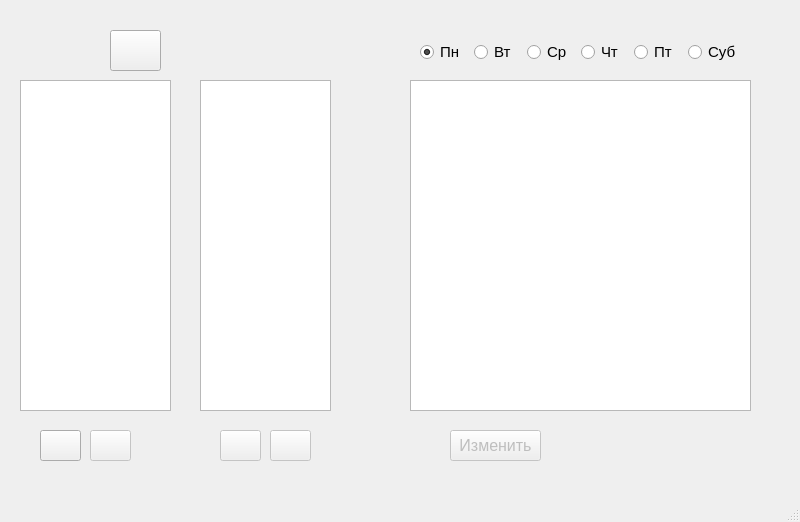
<?xml version="1.0" encoding="UTF-8"?>
<ui version="4.0">
 <class>MainWindow</class>
 <widget class="QMainWindow" name="MainWindow">
  <property name="geometry">
   <rect>
    <x>0</x>
    <y>0</y>
    <width>800</width>
    <height>522</height>
   </rect>
  </property>
  <property name="windowTitle">
   <string>MainWindow</string>
  </property>
  <widget class="QWidget" name="centralwidget">
   <widget class="QListView" name="klasses_view">
    <property name="geometry">
     <rect>
      <x>20</x>
      <y>80</y>
      <width>151</width>
      <height>331</height>
     </rect>
    </property>
    <property name="font">
     <font>
      <pointsize>12</pointsize>
     </font>
    </property>
   </widget>
   <widget class="QListView" name="lessons_view">
    <property name="geometry">
     <rect>
      <x>200</x>
      <y>80</y>
      <width>131</width>
      <height>331</height>
     </rect>
    </property>
    <property name="font">
     <font>
      <pointsize>12</pointsize>
     </font>
    </property>
   </widget>
   <widget class="QPushButton" name="update_btn">
    <property name="geometry">
     <rect>
      <x>110</x>
      <y>30</y>
      <width>51</width>
      <height>41</height>
     </rect>
    </property>
    <property name="text">
     <string/>
    </property>
   </widget>
   <widget class="QPushButton" name="add_klass">
    <property name="geometry">
     <rect>
      <x>40</x>
      <y>430</y>
      <width>41</width>
      <height>31</height>
     </rect>
    </property>
    <property name="text">
     <string/>
    </property>
   </widget>
   <widget class="QPushButton" name="add_lesson">
    <property name="enabled">
     <bool>false</bool>
    </property>
    <property name="geometry">
     <rect>
      <x>220</x>
      <y>430</y>
      <width>41</width>
      <height>31</height>
     </rect>
    </property>
    <property name="text">
     <string/>
    </property>
   </widget>
   <widget class="QTableWidget" name="table">
    <property name="geometry">
     <rect>
      <x>410</x>
      <y>80</y>
      <width>341</width>
      <height>331</height>
     </rect>
    </property>
    <property name="font">
     <font>
      <pointsize>12</pointsize>
     </font>
    </property>
   </widget>
   <widget class="QPushButton" name="delete_klass">
    <property name="enabled">
     <bool>false</bool>
    </property>
    <property name="geometry">
     <rect>
      <x>90</x>
      <y>430</y>
      <width>41</width>
      <height>31</height>
     </rect>
    </property>
    <property name="text">
     <string/>
    </property>
   </widget>
   <widget class="QPushButton" name="delete_lesson">
    <property name="enabled">
     <bool>false</bool>
    </property>
    <property name="geometry">
     <rect>
      <x>270</x>
      <y>430</y>
      <width>41</width>
      <height>31</height>
     </rect>
    </property>
    <property name="text">
     <string/>
    </property>
   </widget>
   <widget class="QLabel" name="data_label">
    <property name="geometry">
     <rect>
      <x>590</x>
      <y>420</y>
      <width>191</width>
      <height>51</height>
     </rect>
    </property>
    <property name="font">
     <font>
      <pointsize>12</pointsize>
     </font>
    </property>
    <property name="text">
     <string/>
    </property>
    <property name="alignment">
     <set>Qt::AlignBottom|Qt::AlignRight|Qt::AlignTrailing</set>
    </property>
   </widget>
   <widget class="QWidget" name="layoutWidget">
    <property name="geometry">
     <rect>
      <x>420</x>
      <y>40</y>
      <width>321</width>
      <height>24</height>
     </rect>
    </property>
    <layout class="QHBoxLayout" name="horizontalLayout">
     <item>
      <widget class="QRadioButton" name="radioButton_6">
       <property name="font">
        <font>
         <pointsize>11</pointsize>
        </font>
       </property>
       <property name="text">
        <string>Пн</string>
       </property>
       <property name="checked">
        <bool>true</bool>
       </property>
       <attribute name="buttonGroup">
        <string notr="true">weeks_btns</string>
       </attribute>
      </widget>
     </item>
     <item>
      <widget class="QRadioButton" name="radioButton_5">
       <property name="font">
        <font>
         <pointsize>11</pointsize>
        </font>
       </property>
       <property name="text">
        <string>Вт</string>
       </property>
       <attribute name="buttonGroup">
        <string notr="true">weeks_btns</string>
       </attribute>
      </widget>
     </item>
     <item>
      <widget class="QRadioButton" name="radioButton">
       <property name="font">
        <font>
         <pointsize>11</pointsize>
        </font>
       </property>
       <property name="text">
        <string>Ср</string>
       </property>
       <attribute name="buttonGroup">
        <string notr="true">weeks_btns</string>
       </attribute>
      </widget>
     </item>
     <item>
      <widget class="QRadioButton" name="radioButton_2">
       <property name="font">
        <font>
         <pointsize>11</pointsize>
        </font>
       </property>
       <property name="text">
        <string>Чт</string>
       </property>
       <attribute name="buttonGroup">
        <string notr="true">weeks_btns</string>
       </attribute>
      </widget>
     </item>
     <item>
      <widget class="QRadioButton" name="radioButton_3">
       <property name="font">
        <font>
         <pointsize>11</pointsize>
        </font>
       </property>
       <property name="text">
        <string>Пт</string>
       </property>
       <attribute name="buttonGroup">
        <string notr="true">weeks_btns</string>
       </attribute>
      </widget>
     </item>
     <item>
      <widget class="QRadioButton" name="radioButton_4">
       <property name="font">
        <font>
         <pointsize>11</pointsize>
        </font>
       </property>
       <property name="text">
        <string>Суб</string>
       </property>
       <attribute name="buttonGroup">
        <string notr="true">weeks_btns</string>
       </attribute>
      </widget>
     </item>
    </layout>
   </widget>
   <widget class="QPushButton" name="edit_btn">
    <property name="enabled">
     <bool>false</bool>
    </property>
    <property name="geometry">
     <rect>
      <x>450</x>
      <y>430</y>
      <width>91</width>
      <height>31</height>
     </rect>
    </property>
    <property name="font">
     <font>
      <pointsize>12</pointsize>
     </font>
    </property>
    <property name="text">
     <string>Изменить</string>
    </property>
   </widget>
  </widget>
  <widget class="QMenuBar" name="menubar">
   <property name="geometry">
    <rect>
     <x>0</x>
     <y>0</y>
     <width>800</width>
     <height>21</height>
    </rect>
   </property>
  </widget>
  <widget class="QStatusBar" name="statusbar"/>
 </widget>
 <resources/>
 <connections/>
 <buttongroups>
  <buttongroup name="weeks_btns"/>
 </buttongroups>
</ui>
